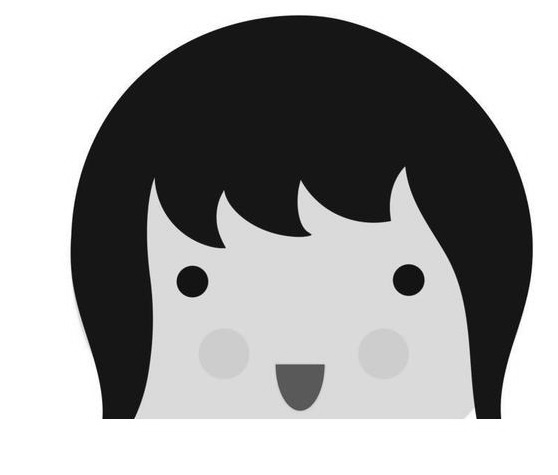
#> input picture fig5.jpg, 558 x 475 px, found by its file name
$ python Task3.py   (older library calls are emulated)
#> lines starting #> are read from the running program, lines starting #| are printed output that depends on the picture; long printed decimals are rounded
#> further down, image1 is the input picture: shape (475, 558, 3); min 0, max 255, mean 160.5
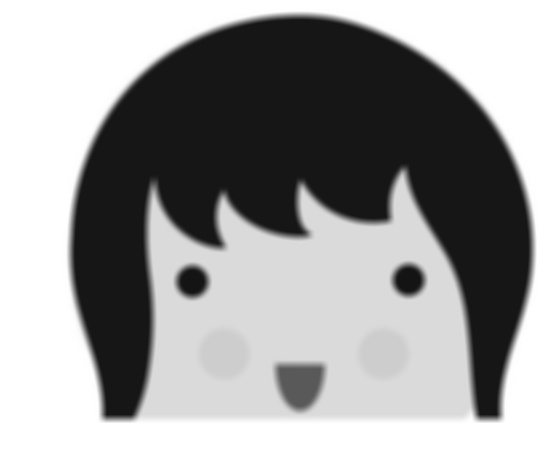
#> input picture fig5_blur.jpg, 558 x 475 px, found by its file name
#> further down, image2 is the input picture: shape (475, 558, 3); min 18, max 255, mean 160.5
import cv2
import numpy as np

def isOriginal(image1, image2):
      grayImage1 = cv2.cvtColor(image1, cv2.COLOR_BGR2GRAY)
      grayImage2 = cv2.cvtColor(image2, cv2.COLOR_BGR2GRAY)

      score1 = cv2.Laplacian(grayImage1, cv2.CV_64F)
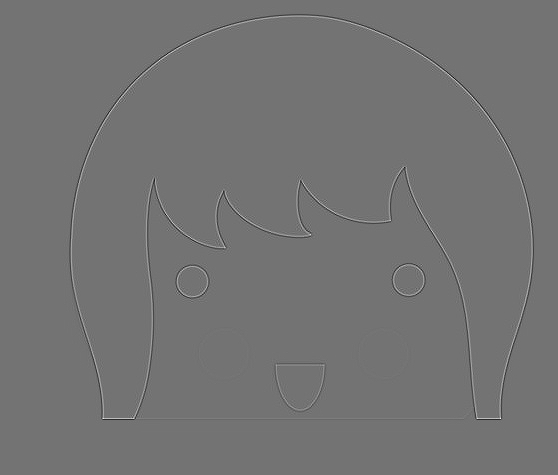
#> score1: shape (475, 558) float64; min -360, max 435, mean 0; drawn with min black and max white
      varianceScore1 = score1.var()
#> varianceScore1 = 438.7
      score2 = cv2.Laplacian(grayImage2, cv2.CV_64F)
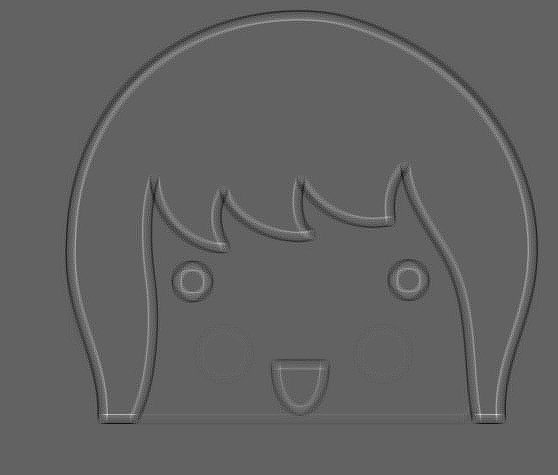
#> score2: shape (475, 558) float64; min -25, max 40, mean 0; drawn with min black and max white
      varianceScore2 = score2.var()
#> varianceScore2 = 4.73

      print(varianceScore1)
#| 438.737
      print(varianceScore2)
#| 4.730

      if varianceScore1>varianceScore2:
            return "Original Image", "Blurred Image"
      else:
            return "Blurred Image", "Original Image"

image1 = cv2.imread('./data/fig5.jpg')
image2 = cv2.imread('./data/fig5_blur.jpg')
original, blurred = isOriginal(image1, image2)
#> original = 'Original Image'; blurred = 'Blurred Image'

cv2.imshow(original, image1)
cv2.imshow(blurred, image2)
cv2.waitKey(0)
cv2.destroyAllWindows()
